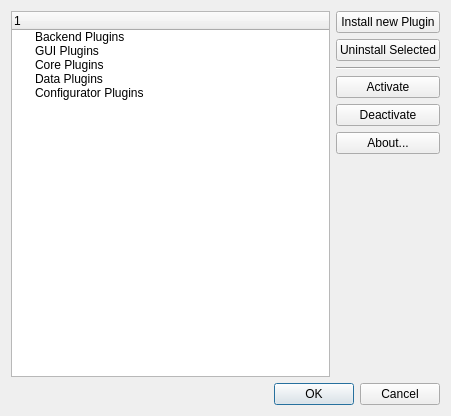
<ui version="4.0" >
 <class>Dialog</class>
 <widget class="QDialog" name="Dialog" >
  <property name="geometry" >
   <rect>
    <x>0</x>
    <y>0</y>
    <width>451</width>
    <height>416</height>
   </rect>
  </property>
  <property name="windowTitle" >
   <string>Dialog</string>
  </property>
  <layout class="QVBoxLayout" name="verticalLayout_2" >
   <item>
    <layout class="QHBoxLayout" name="horizontalLayout" >
     <item>
      <widget class="QTreeWidget" name="treeWidget" >
       <column>
        <property name="text" >
         <string/>
        </property>
       </column>
       <item>
        <property name="text" >
         <string>Backend Plugins</string>
        </property>
       </item>
       <item>
        <property name="text" >
         <string>GUI Plugins</string>
        </property>
       </item>
       <item>
        <property name="text" >
         <string>Core Plugins</string>
        </property>
       </item>
       <item>
        <property name="text" >
         <string>Data Plugins</string>
        </property>
       </item>
       <item>
        <property name="text" >
         <string>Configurator Plugins</string>
        </property>
       </item>
      </widget>
     </item>
     <item>
      <layout class="QVBoxLayout" name="verticalLayout" >
       <item>
        <widget class="QPushButton" name="pushButton" >
         <property name="text" >
          <string>Install new Plugin</string>
         </property>
        </widget>
       </item>
       <item>
        <widget class="QPushButton" name="pushButton_2" >
         <property name="text" >
          <string>Uninstall Selected</string>
         </property>
        </widget>
       </item>
       <item>
        <widget class="Line" name="line" >
         <property name="orientation" >
          <enum>Qt::Horizontal</enum>
         </property>
        </widget>
       </item>
       <item>
        <widget class="QPushButton" name="pushButton_3" >
         <property name="text" >
          <string>Activate</string>
         </property>
        </widget>
       </item>
       <item>
        <widget class="QPushButton" name="pushButton_4" >
         <property name="text" >
          <string>Deactivate</string>
         </property>
        </widget>
       </item>
       <item>
        <widget class="QPushButton" name="pushButton_5" >
         <property name="text" >
          <string>About...</string>
         </property>
        </widget>
       </item>
       <item>
        <spacer name="verticalSpacer" >
         <property name="orientation" >
          <enum>Qt::Vertical</enum>
         </property>
         <property name="sizeHint" stdset="0" >
          <size>
           <width>20</width>
           <height>40</height>
          </size>
         </property>
        </spacer>
       </item>
      </layout>
     </item>
    </layout>
   </item>
   <item>
    <widget class="QDialogButtonBox" name="buttonBox" >
     <property name="orientation" >
      <enum>Qt::Horizontal</enum>
     </property>
     <property name="standardButtons" >
      <set>QDialogButtonBox::Cancel|QDialogButtonBox::Ok</set>
     </property>
    </widget>
   </item>
  </layout>
 </widget>
 <resources/>
 <connections>
  <connection>
   <sender>buttonBox</sender>
   <signal>accepted()</signal>
   <receiver>Dialog</receiver>
   <slot>accept()</slot>
   <hints>
    <hint type="sourcelabel" >
     <x>248</x>
     <y>254</y>
    </hint>
    <hint type="destinationlabel" >
     <x>157</x>
     <y>274</y>
    </hint>
   </hints>
  </connection>
  <connection>
   <sender>buttonBox</sender>
   <signal>rejected()</signal>
   <receiver>Dialog</receiver>
   <slot>reject()</slot>
   <hints>
    <hint type="sourcelabel" >
     <x>316</x>
     <y>260</y>
    </hint>
    <hint type="destinationlabel" >
     <x>286</x>
     <y>274</y>
    </hint>
   </hints>
  </connection>
 </connections>
</ui>
